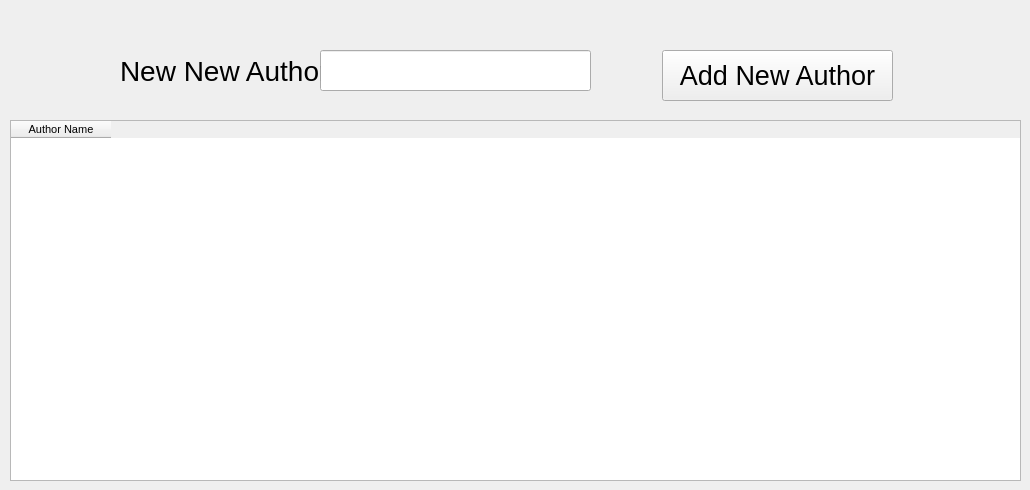
      <widget class="QWidget" name="tab_35">
       <attribute name="title">
        <string>Author</string>
       </attribute>
       <widget class="QPushButton" name="pushButton_52">
        <property name="geometry">
         <rect>
          <x>662</x>
          <y>50</y>
          <width>231</width>
          <height>51</height>
         </rect>
        </property>
        <property name="font">
         <font>
          <family>Segoe UI</family>
          <pointsize>20</pointsize>
          <strikeout>false</strikeout>
         </font>
        </property>
        <property name="text">
         <string>Add New Author</string>
        </property>
       </widget>
       <widget class="QLineEdit" name="lineEdit_75">
        <property name="geometry">
         <rect>
          <x>320</x>
          <y>50</y>
          <width>271</width>
          <height>41</height>
         </rect>
        </property>
       </widget>
       <widget class="QLabel" name="label_99">
        <property name="geometry">
         <rect>
          <x>120</x>
          <y>55</y>
          <width>201</width>
          <height>31</height>
         </rect>
        </property>
        <property name="font">
         <font>
          <family>Segoe UI</family>
          <pointsize>21</pointsize>
          <strikeout>false</strikeout>
         </font>
        </property>
        <property name="text">
         <string>New New Author</string>
        </property>
       </widget>
       <widget class="QTableWidget" name="tableWidget_13">
        <property name="enabled">
         <bool>true</bool>
        </property>
        <property name="geometry">
         <rect>
          <x>10</x>
          <y>120</y>
          <width>1011</width>
          <height>361</height>
         </rect>
        </property>
        <property name="font">
         <font>
          <family>Segoe UI</family>
          <pointsize>18</pointsize>
          <strikeout>false</strikeout>
         </font>
        </property>
        <column>
         <property name="text">
          <string>Author Name</string>
         </property>
         <property name="font">
          <font>
           <pointsize>8</pointsize>
          </font>
         </property>
         <property name="textAlignment">
          <set>AlignCenter</set>
         </property>
        </column>
       </widget>
      </widget>
